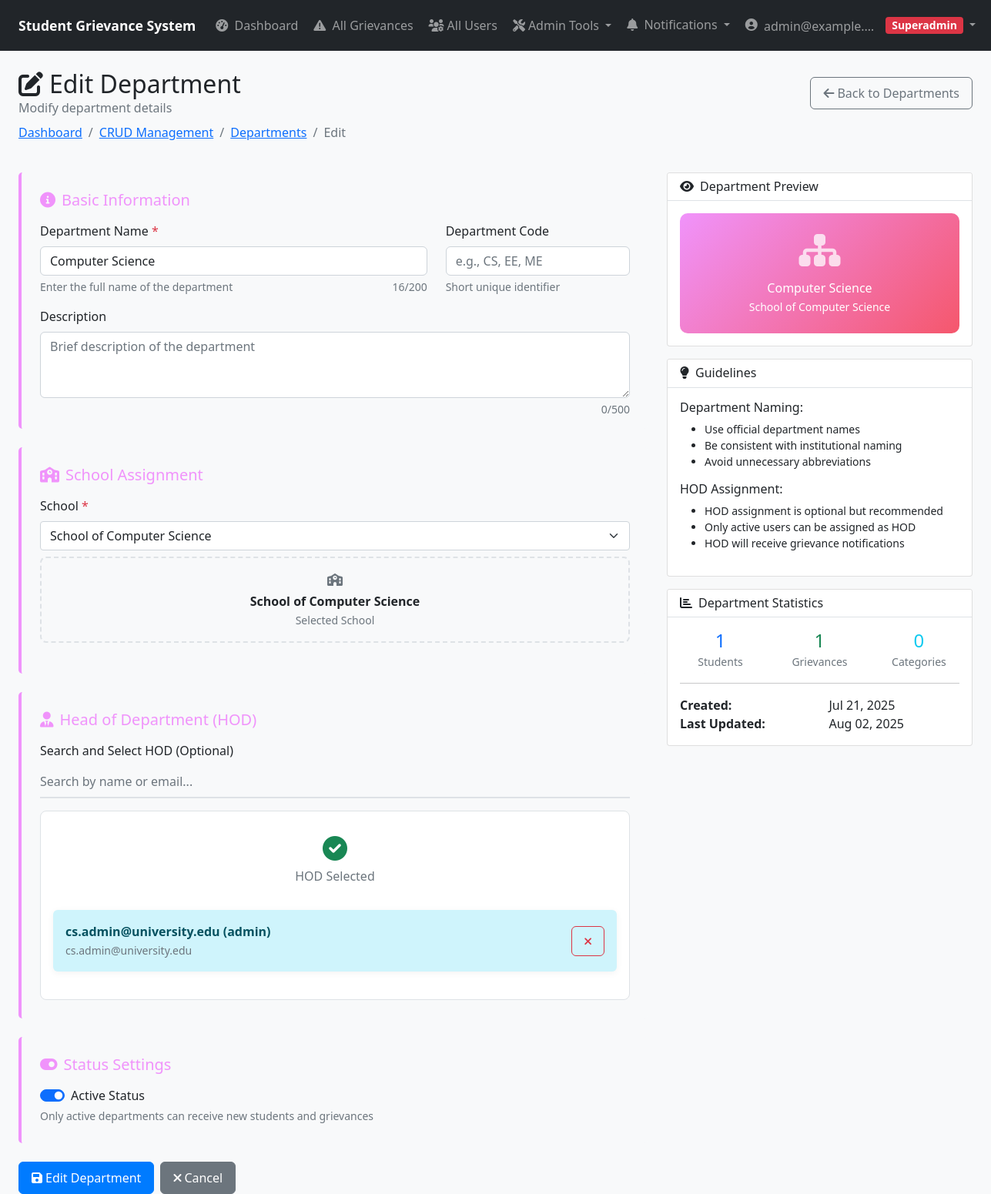
/api/admin-panel/manage/departments/1/edit/ (signed in), run on an earlier commit of the app's database.
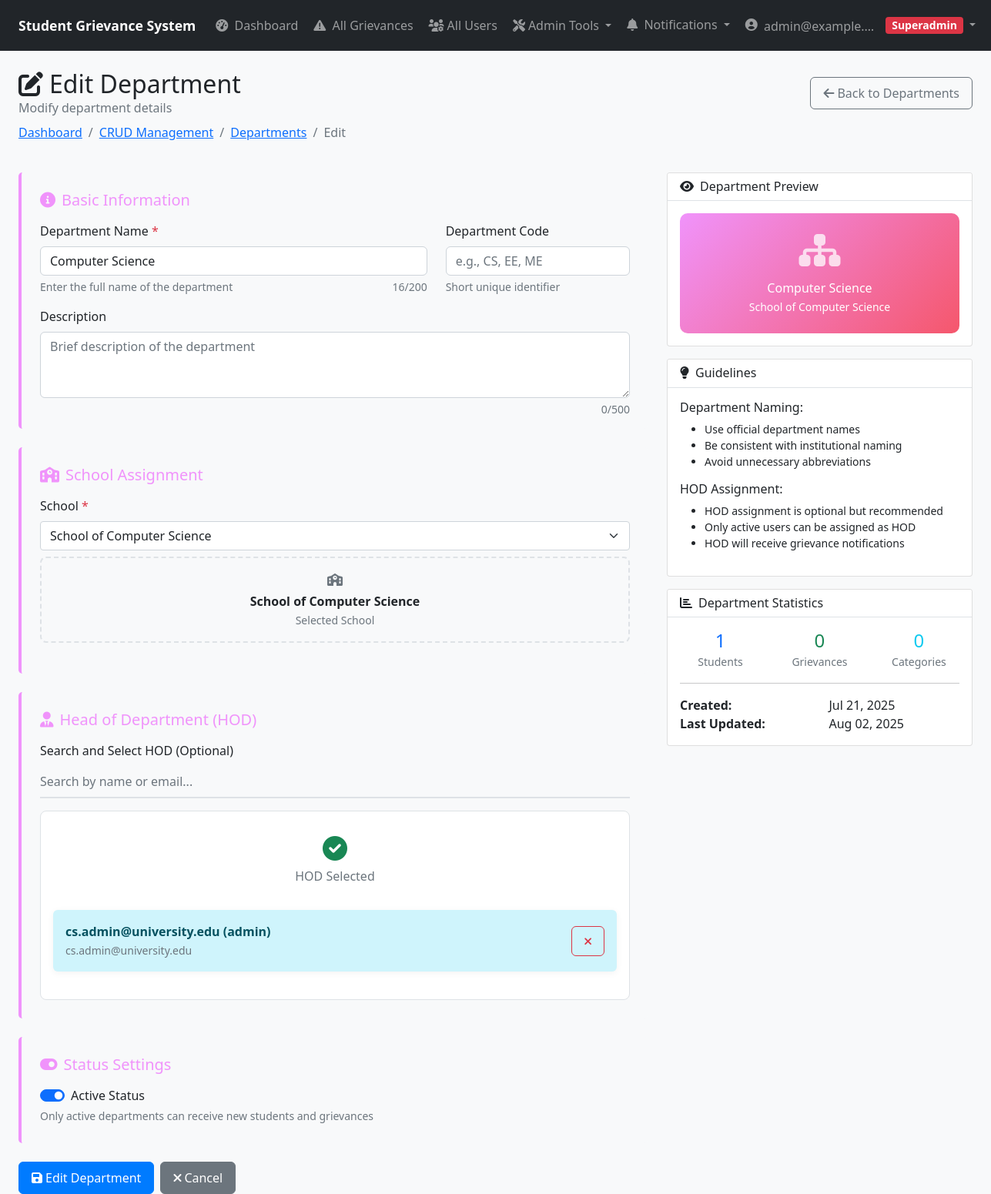
And on a later commit of the database.
### apps/students/models.py (models this page shows, shortened)
class Department(models.Model):
    id = models.AutoField(primary_key=True)  # UUID/Auto Primary key
    name = models.CharField(max_length=100)  # Name of the department
    school = models.ForeignKey(School, on_delete=models.CASCADE, related_name='departments', null=True, blank=True)  # Links department to a school (nullable for migration)
    head_of_department = models.ForeignKey(settings.AUTH_USER_MODEL, on_delete=models.SET_NULL, null=True, blank=True, related_name='headed_departments')  # HOD
    is_active = models.BooleanField(default=True)  # Active status
    created_at = models.DateTimeField(auto_now_add=True)
    updated_at = models.DateTimeField(auto_now=True)
    @property
    def students(self):
        return StudentProfile.objects.filter(department=self.name)
    @property
    def grievances(self):
        from apps.grievances.models import Grievance
        return Grievance.objects.filter(student__department=self.name)
    @property
    def category_assignments(self):
        from apps.grievances.models import CategoryAssignment
        return CategoryAssignment.objects.filter(department__icontains=self.name)
    class Meta:
        verbose_name = "Department"
        verbose_name_plural = "Departments"

class School(models.Model):
    id = models.AutoField(primary_key=True)  # UUID/Auto Primary key
    name = models.CharField(max_length=200, unique=True)  # Name of the school (unique)
    code = models.CharField(max_length=20, blank=True, null=True, unique=True)  # School code (optional)
    description = models.TextField(blank=True, null=True)  # School description
    address = models.TextField(blank=True, null=True)  # School address
    phone = models.CharField(max_length=15, blank=True, null=True)  # Contact phone
    email = models.EmailField(blank=True, null=True)  # Contact email
    website = models.URLField(blank=True, null=True)  # School website
    established_year = models.IntegerField(blank=True, null=True)  # Year established
    accreditation = models.CharField(max_length=100, blank=True, null=True)  # Accreditation info
    campus_size = models.CharField(max_length=100, blank=True, null=True)  # Campus size
    student_capacity = models.IntegerField(blank=True, null=True)  # Student capacity
    is_active = models.BooleanField(default=True)  # Active status
    created_at = models.DateTimeField(auto_now_add=True)
    updated_at = models.DateTimeField(auto_now=True)
    class Meta:
        verbose_name = "School"
        verbose_name_plural = "Schools"

### apps/admin_panel/views.py (the view, shortened to what this page needs)
# urls.py: path('manage/departments/<int:department_id>/edit/', views.department_edit, name='department_edit'),
@login_required
@require_http_methods(["GET", "POST"])
def department_edit(request, department_id):
    if not hasattr(request.user, 'is_admin') or not request.user.is_admin_or_officer:
        messages.error(request, 'Access denied - Admin privileges required')
        return redirect('authentication:login')
    from apps.students.models import Department, School
    department = get_object_or_404(Department, id=department_id)
    context = {
        'department': department,
        'schools': School.objects.filter(is_active=True).order_by('name'),
        'action': 'Edit',
        'page_title': 'Edit Department'
    }
    return render(request, 'admin_panel/department_form.html', context)

### apps/authentication/models.py (called while the page is built, shortened)
    def get_display_name(self):
        if hasattr(self, 'student_profile') and self.student_profile.name:
            return self.student_profile.name
        return self.email

    @property
    def is_student(self):
        return self.role == 'student'

    @property
    def is_admin(self):
        return self.role in ['admin', 'superadmin']

    @property
    def is_admin_or_officer(self):
        return self.role in ['admin', 'superadmin', 'officer']

    @property
    def is_superadmin(self):
        return self.role == 'superadmin'

    @property
    def assigned_department(self):
        if self.role == 'superadmin':
            return None  # Superadmin has access to all departments
        elif self.role == 'admin':
            return self.headed_departments.first()
        return None

    @property
    def department_name(self):
        dept = self.assigned_department
        return dept.name if dept else None

### templates/admin_panel/department_form.html (shortened to what the changed rows need)
{% extends 'base.html' %}
{% load static %}
{% block content %}
<div class="container-fluid">
    <div class="row mb-4">
        <div class="col-12">
            <div class="d-flex justify-content-between align-items-center">
                <div>
                    <h2 class="mb-0">
                        <i class="fas fa-{% if action == 'Create' %}plus{% else %}edit{% endif %} me-2"></i>{{ action }} Department
                    </h2>
                </div>
            </div>
        </div>
    </div>
    <div class="row">
        <div class="col-lg-8">
            <form method="post" novalidate>
                <div class="form-section">
                    <div class="row">
                        <div class="col-md-8">
                            <div class="mb-3">
                                <label for="name" class="form-label">Department Name <span class="text-danger">*</span></label>
                                <input type="text" class="form-control" id="name" name="name"
                                       value="{% if department %}{{ department.name }}{% elif form_data %}{{ form_data.name }}{% endif %}"
                                       maxlength="200" required>
                                <div class="character-counter" id="nameCounter">0/200</div>
                                <div class="form-text">Enter the full name of the department</div>
                            </div>
                        </div>
                    </div>
                </div>
                <div class="form-section">
                    <div class="mb-3">
                        <label for="school" class="form-label">School <span class="text-danger">*</span></label>
                        <select class="form-select" id="school" name="school" required>
                            {% for school in schools %}
                            <option value="{{ school.id }}"
                                {% if department and department.school.id == school.id %}selected
                                {% elif form_data and form_data.school == school.id %}selected{% endif %}>
                                {{ school.name }}
                            </option>
                            {% endfor %}
                        </select>
                        <div id="schoolPreview" class="school-preview" style="display: none;">
                            <i class="fas fa-school text-muted mb-2"></i>
                            <div id="schoolInfo"></div>
                        </div>
                    </div>
                </div>
                <div class="form-section">
                    <div class="form-check form-switch">
                        <input class="form-check-input" type="checkbox" id="is_active" name="is_active"
                            {% if department and department.is_active %}checked
                            {% elif form_data and form_data.is_active %}checked
                            {% elif not department and not form_data %}checked{% endif %}>
                        <label class="form-check-label" for="is_active">
                            Active Status
                        </label>
                    </div>
                </div>
            </form>
        </div>
        <div class="col-lg-4">
            {% if department %}
            <div class="card">
                <div class="card-header">
                    <h6 class="mb-0"><i class="fas fa-chart-bar me-2"></i>Department Statistics</h6>
                </div>
                <div class="card-body">
                    <div class="row text-center mb-3">
                        <div class="col-4">
                            <h4 class="text-primary mb-0">{{ department.students.count }}</h4>
                            <small class="text-muted">Students</small>
                        </div>
                        <div class="col-4">
                            <h4 class="text-success mb-0">{{ department.grievances.count }}</h4>
                            <small class="text-muted">Grievances</small>
                        </div>
                        <div class="col-4">
                            <h4 class="text-info mb-0">{{ department.category_assignments.count }}</h4>
                            <small class="text-muted">Categories</small>
                        </div>
                    </div>
                    <hr>
                    <div class="row">
                        <div class="col-sm-6">
                            <strong>Created:</strong>
                        </div>
                        <div class="col-sm-6">
                            {{ department.created_at|date:"M d, Y" }}
                        </div>
                    </div>
                    <div class="row">
                        <div class="col-sm-6">
                            <strong>Last Updated:</strong>
                        </div>
                        <div class="col-sm-6">
                            {{ department.updated_at|date:"M d, Y" }}
                        </div>
                    </div>
                </div>
            </div>
            {% endif %}
        </div>
    </div>
</div>
{% endblock %}

What changed in the data, as far as the page shows it:
changed Department "Computer Science": grievances.count "1" → "0"
